Frame 1 (no input): blank canvas, image omitted
Frame 60 (no input): blank canvas, image omitted
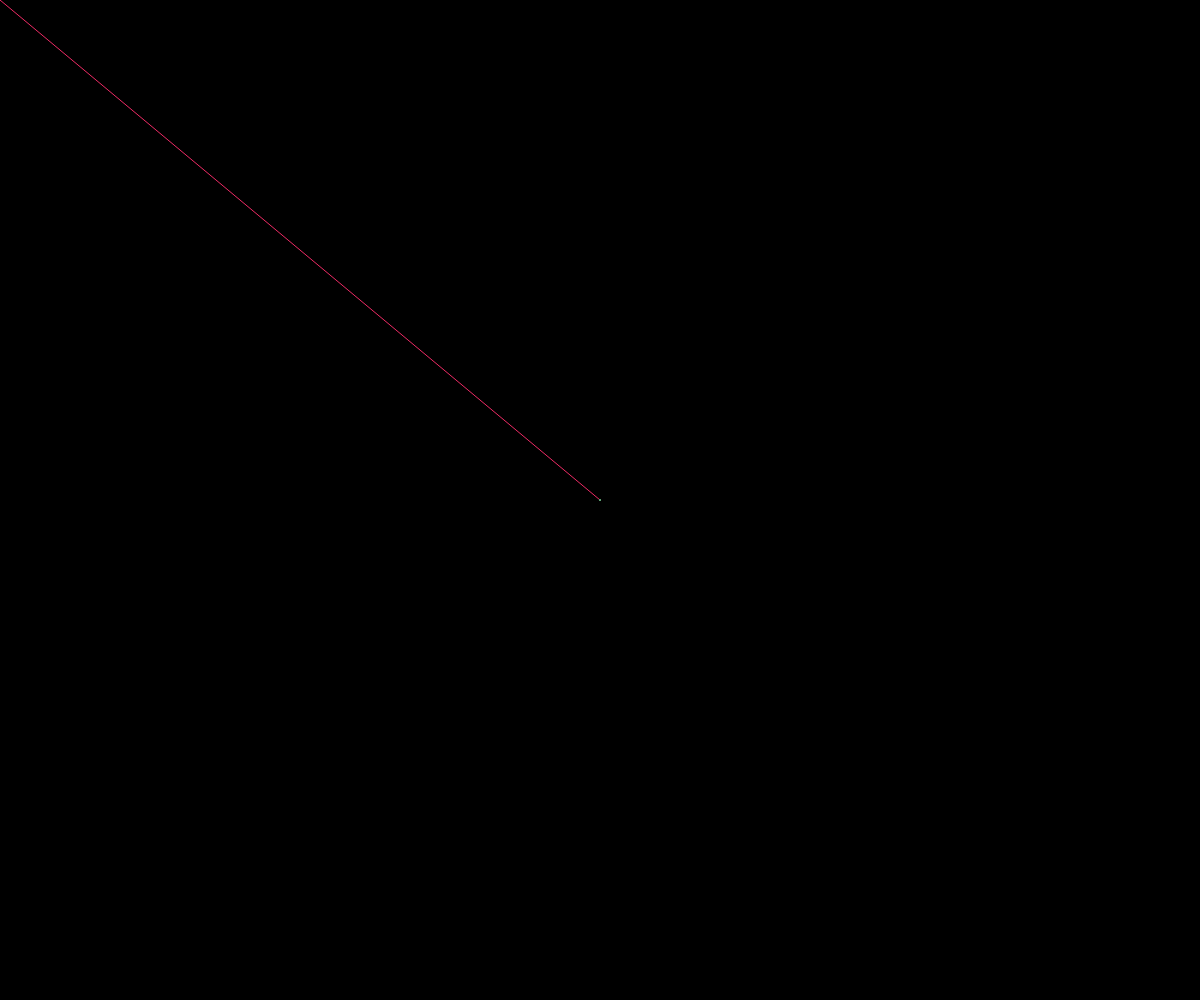
Frame 120 (the mouse pressed at the canvas centre since frame 60)

The p5.js sketch whose frames 1 and 60 were blank and that drew this single picture after the mouse press (run headless with seeded random() and noise() and a simulated clock; from frame 60 on, the mouse is pressed at the canvas centre):

// p5.js sketch
// ── sketch.js
let color, colorR, colorG, colorB;

function setup() {
  createCanvas(windowWidth, windowHeight);
  background(0);
  frameRate(300);
}

function draw() {
  frameRate(300000000000000000000000000);
  colorR = floor(random(0, 255));
  colorG = floor(random(0, 255));
  colorB = floor(random(0, 255));
  stroke(colorR, colorB, colorG);
  line(mouseX, mouseY, pmouseX, pmouseY);
}

// ── style.css
html, body {
  margin: 0;
  padding: 0;
  overflow: none;
}
canvas {
  display: block;
}
